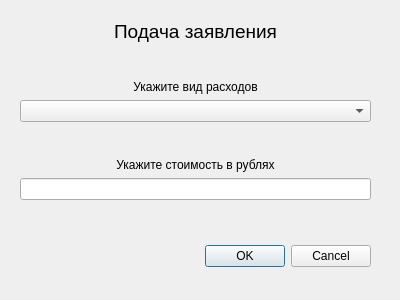
<?xml version="1.0" encoding="UTF-8"?>
<ui version="4.0">
 <class>Apply</class>
 <widget class="QDialog" name="Apply">
  <property name="geometry">
   <rect>
    <x>0</x>
    <y>0</y>
    <width>400</width>
    <height>300</height>
   </rect>
  </property>
  <property name="windowTitle">
   <string>Подача заявления</string>
  </property>
  <widget class="QDialogButtonBox" name="buttonBox">
   <property name="geometry">
    <rect>
     <x>30</x>
     <y>240</y>
     <width>341</width>
     <height>32</height>
    </rect>
   </property>
   <property name="orientation">
    <enum>Qt::Horizontal</enum>
   </property>
   <property name="standardButtons">
    <set>QDialogButtonBox::Cancel|QDialogButtonBox::Ok</set>
   </property>
  </widget>
  <widget class="QWidget" name="verticalLayoutWidget">
   <property name="geometry">
    <rect>
     <x>20</x>
     <y>20</y>
     <width>351</width>
     <height>211</height>
    </rect>
   </property>
   <layout class="QVBoxLayout" name="verticalLayout">
    <item>
     <widget class="QLabel" name="label_3">
      <property name="font">
       <font>
        <pointsize>14</pointsize>
       </font>
      </property>
      <property name="text">
       <string>Подача заявления</string>
      </property>
      <property name="alignment">
       <set>Qt::AlignCenter</set>
      </property>
     </widget>
    </item>
    <item>
     <spacer name="verticalSpacer_2">
      <property name="orientation">
       <enum>Qt::Vertical</enum>
      </property>
      <property name="sizeHint" stdset="0">
       <size>
        <width>20</width>
        <height>40</height>
       </size>
      </property>
     </spacer>
    </item>
    <item>
     <widget class="QLabel" name="label">
      <property name="text">
       <string>Укажите вид расходов</string>
      </property>
      <property name="alignment">
       <set>Qt::AlignCenter</set>
      </property>
     </widget>
    </item>
    <item>
     <widget class="QComboBox" name="comboBox">
      <item>
       <property name="text">
        <string/>
       </property>
      </item>
     </widget>
    </item>
    <item>
     <spacer name="verticalSpacer_3">
      <property name="orientation">
       <enum>Qt::Vertical</enum>
      </property>
      <property name="sizeHint" stdset="0">
       <size>
        <width>20</width>
        <height>40</height>
       </size>
      </property>
     </spacer>
    </item>
    <item>
     <widget class="QLabel" name="label_2">
      <property name="text">
       <string>Укажите стоимость в рублях</string>
      </property>
      <property name="alignment">
       <set>Qt::AlignCenter</set>
      </property>
     </widget>
    </item>
    <item>
     <widget class="QLineEdit" name="costEdit"/>
    </item>
    <item>
     <spacer name="verticalSpacer">
      <property name="orientation">
       <enum>Qt::Vertical</enum>
      </property>
      <property name="sizeHint" stdset="0">
       <size>
        <width>20</width>
        <height>40</height>
       </size>
      </property>
     </spacer>
    </item>
   </layout>
  </widget>
 </widget>
 <resources/>
 <connections>
  <connection>
   <sender>buttonBox</sender>
   <signal>accepted()</signal>
   <receiver>Apply</receiver>
   <slot>accept()</slot>
   <hints>
    <hint type="sourcelabel">
     <x>248</x>
     <y>254</y>
    </hint>
    <hint type="destinationlabel">
     <x>157</x>
     <y>274</y>
    </hint>
   </hints>
  </connection>
  <connection>
   <sender>buttonBox</sender>
   <signal>rejected()</signal>
   <receiver>Apply</receiver>
   <slot>reject()</slot>
   <hints>
    <hint type="sourcelabel">
     <x>316</x>
     <y>260</y>
    </hint>
    <hint type="destinationlabel">
     <x>286</x>
     <y>274</y>
    </hint>
   </hints>
  </connection>
 </connections>
</ui>
